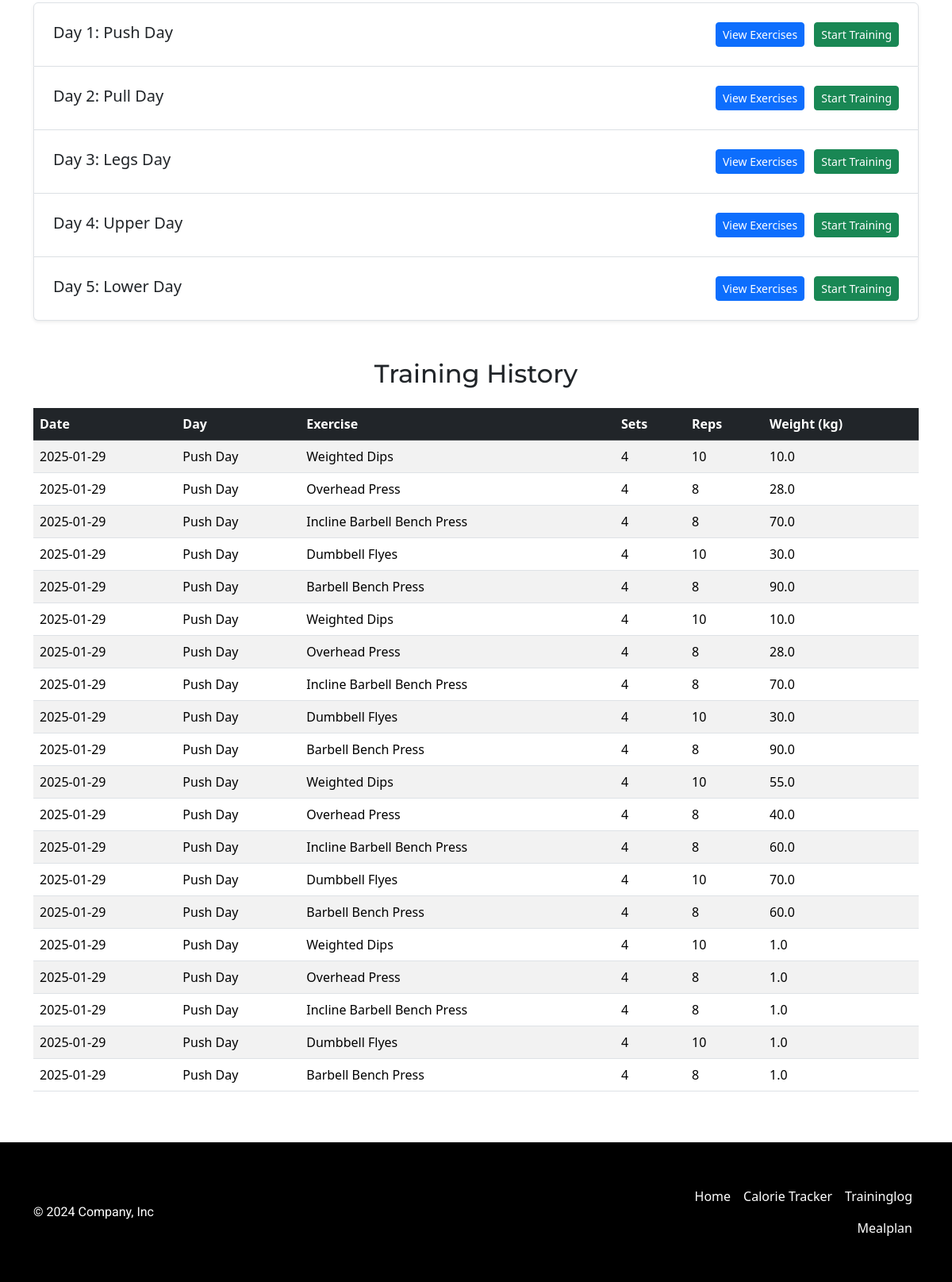
/traininglog (signed in, lower part), run on an earlier commit of the app's database.
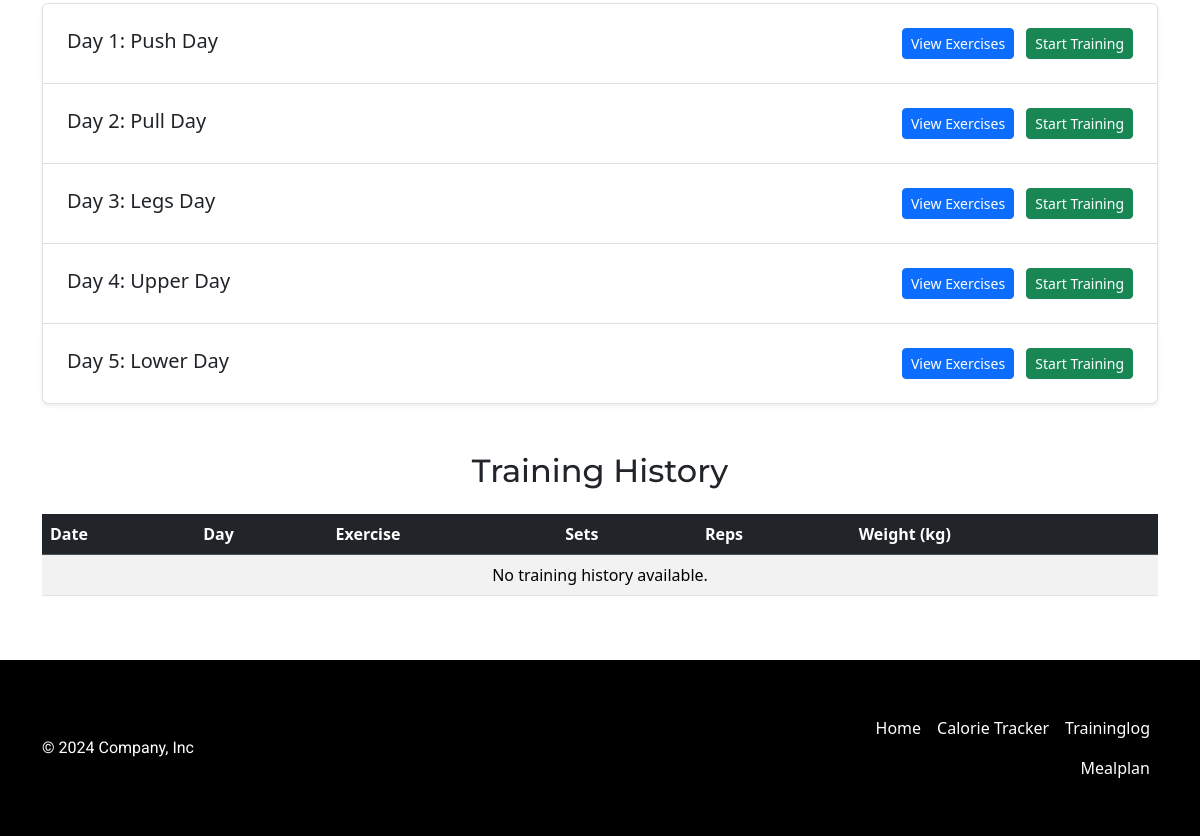
And on a later commit of the database.
### tables this page shows
CREATE TABLE program_days (
id INTEGER PRIMARY KEY AUTOINCREMENT,
program_id INTEGER NOT NULL,
day_number INTEGER NOT NULL, 
day_name TEXT NOT NULL, 
FOREIGN KEY (program_id) REFERENCES training_programs(id) ON DELETE CASCADE
);

CREATE TABLE TrainingLogs (
    id INTEGER PRIMARY KEY AUTOINCREMENT,
    user_id INTEGER NOT NULL,
    date TEXT NOT NULL,
    day_id INTEGER NOT NULL,
    day_name TEXT NOT NULL,
    exercise_name TEXT NOT NULL,
    sets INTEGER NOT NULL,
    reps INTEGER NOT NULL,
    weight REAL NOT NULL,
    FOREIGN KEY (user_id) REFERENCES users(id) ON DELETE CASCADE,
    FOREIGN KEY (day_id) REFERENCES program_days(id) ON DELETE CASCADE
);

### app.py (the view)
@app.route("/traininglog", methods=["GET", "POST"])
@login_required
def traininglog():
    user_id = session["user_id"]
    if request.method == "POST":
        day_id = request.form.get("day_id")
        session["day_id"] = day_id
        return redirect("/trainingsession")
    else:
        user_data = db.execute(
            """
            SELECT training_days, experience_level
            FROM users
            WHERE id = ?
            """,
            user_id
        )
        raw_program_data = db.execute(
            """
            SELECT
                pd.id AS day_id,
                pd.day_number,
                pd.day_name,
                pe.exercise_name,
                pe.sets,
                pe.reps,
                COALESCE(ls.last_weight, pe.weight) AS weight
            FROM
                training_programs tp
            JOIN
                program_days pd ON tp.id = pd.program_id
            JOIN
                program_exercises pe ON pd.id = pe.day_id
            LEFT JOIN LastSession ls
                ON pe.exercise_name = ls.exercise_name
                AND ls.user_id = ?
                AND ls.day_id = pd.id
            WHERE
                tp.days_per_week = ? AND
                tp.experience_level = ?
            ORDER BY
                pd.day_number, pe.exercise_name
            """,
            user_id, user_data[0]["training_days"], user_data[0]["experience_level"]
        )
        program_data = {}
        for row in raw_program_data:
            day_number = row["day_number"]
            if day_number not in program_data:
                program_data[day_number] = {
                    "day_id": row["day_id"],
                    "day_name": row["day_name"],
                    "exercises": []
                }
            program_data[day_number]["exercises"].append({
                "exercise_name": row["exercise_name"],
                "sets": row["sets"],
                "reps": row["reps"],
                "weight": row["weight"]
            })
        training_history = db.execute(
            """
            SELECT date, day_name, exercise_name, sets, reps, weight
            FROM TrainingLogs
            WHERE user_id = ? AND date >= DATE('now', '-7 days')
            ORDER BY DATE(date) DESC, id DESC
            """,
            user_id
        )
        return render_template("traininglog.html", program_data=program_data, training_history=training_history)

### app.py (called while the page is built)
def login_required(f):
    @wraps(f)
    def decorated_function(*args, **kwargs):
        if session.get("user_id") is None:
            return redirect("/login")
        return f(*args, **kwargs)
    return decorated_function

@app.after_request
def after_request(response):
    response.headers["Cache-Control"] = "no-cache, no-store, must-revalidate"
    response.headers["Expires"] = 0
    response.headers["Pragma"] = "no-cache"
    return response

### templates/traininglog.html (shortened to what this page needs)
{% extends "layout.html" %}
{% block main %}
<div class="container my-5">
    <div class="list-group">
        {% for day_number, day_data in program_data.items() %}
        <div class="list-group-item p-4 shadow-sm">
            <div class="d-flex justify-content-between align-items-center">
                <div>
                    <h5 class="mb-1">Day {{ day_number }}: {{ day_data.day_name }}</h5>
                </div>
                <div>
                    <button class="btn btn-primary btn-sm text-white me-2" type="button" data-bs-toggle="collapse" data-bs-target="#day-{{ day_number }}">
                        View Exercises
                    </button>
                    <form action="/traininglog" method="POST" class="d-inline">
                        <button type="submit" class="btn btn-sm btn-success">Start Training</button>
                    </form>
                </div>
            </div>
        </div>
        {% endfor %}
    </div>
</div>
<div class="container my-5">
    <h2 class="text-center mb-4">Training History</h2>
    <div class="table-responsive">
        <table class="table table-striped">
            <thead class="table-dark">
                <tr>
                    <th>Date</th>
                    <th>Day</th>
                    <th>Exercise</th>
                    <th>Sets</th>
                    <th>Reps</th>
                    <th>Weight (kg)</th>
                </tr>
            </thead>
            <tbody>
                {% if training_history %}
                    {% for log in training_history %}
                    <tr>
                        <td>{{ log.date }}</td>
                        <td>{{ log.day_name }}</td>
                        <td>{{ log.exercise_name }}</td>
                        <td>{{ log.sets }}</td>
                        <td>{{ log.reps }}</td>
                        <td>{{ log.weight }}</td>
                    </tr>
                    {% endfor %}
                {% else %}
                    <tr>
                        <td colspan="6" class="text-center">No training history available.</td>
                    </tr>
                {% endif %}
            </tbody>
        </table>
    </div>
</div>
{% endblock %}

### templates/layout.html (shortened to what this page needs)
<!DOCTYPE html>
<html lang="en">
<head>
    <link href="https://cdn.jsdelivr.net/npm/bootstrap@5.3.3/dist/css/bootstrap.min.css" rel="stylesheet">
    <link href="/static/styles.css" rel="stylesheet">
    <link href="https://cdn.jsdelivr.net/npm/bootstrap-icons/font/bootstrap-icons.css" rel="stylesheet">
</head>
<body class="d-flex flex-column min-vh-100">
    <main class="flex-grow-1">
        {% block main %}{% endblock %}
    </main>
    <footer class="bg-black text-white py-5 mt-auto">
        <div class="container">
            <div class="d-flex flex-wrap justify-content-between align-items-center">
                <p class="col-md-4 mb-0">© 2024 Company, Inc</p>
                <a href="/" class="col-md-4 d-flex align-items-center justify-content-center mb-3 mb-md-0 me-md-auto text-decoration-none">
                    <svg class="bi me-2" width="40" height="32"><use xlink:href="#bootstrap"></use></svg>
                </a>
                {% if session["user_id"] %}
                <ul class="nav col-md-4 justify-content-end">
                    <li class="nav-item"><a href="/" class="nav-link px-2 text-white">Home</a></li>
                    <li class="nav-item"><a href="/calorietracker" class="nav-link px-2 text-white">Calorie Tracker</a></li>
                    <li class="nav-item"><a href="/traininglog" class="nav-link px-2 text-white">Traininglog</a></li>
                    <li class="nav-item"><a href="/mealplan" class="nav-link px-2 text-white">Mealplan</a></li>
                </ul>
                {% endif %}
            </div>
        </div>
    </footer>
</body>
</html>

### static/styles.css (style rules this page uses)
h1, h2, h3 { font-family: 'Montserrat', sans-serif !important; }
p { font-family: 'Roboto', sans-serif !important; }

What changed in the data, as far as the page shows it:
removed TrainingLogs: date "2025-01-29", day_name "Push Day", exercise_name "Weighted Dips", sets "4", reps "10", weight "10.0"
removed TrainingLogs: date "2025-01-29", day_name "Push Day", exercise_name "Overhead Press", sets "4", reps "8", weight "28.0"
removed TrainingLogs: date "2025-01-29", day_name "Push Day", exercise_name "Incline Barbell Bench Press", sets "4", reps "8", weight "70.0"
removed TrainingLogs: date "2025-01-29", day_name "Push Day", exercise_name "Dumbbell Flyes", sets "4", reps "10", weight "30.0"
removed TrainingLogs: date "2025-01-29", day_name "Push Day", exercise_name "Barbell Bench Press", sets "4", reps "8", weight "90.0"
removed TrainingLogs: date "2025-01-29", day_name "Push Day", exercise_name "Weighted Dips", sets "4", reps "10", weight "10.0"
removed TrainingLogs: date "2025-01-29", day_name "Push Day", exercise_name "Overhead Press", sets "4", reps "8", weight "28.0"
removed TrainingLogs: date "2025-01-29", day_name "Push Day", exercise_name "Incline Barbell Bench Press", sets "4", reps "8", weight "70.0"
removed TrainingLogs: date "2025-01-29", day_name "Push Day", exercise_name "Dumbbell Flyes", sets "4", reps "10", weight "30.0"
removed TrainingLogs: date "2025-01-29", day_name "Push Day", exercise_name "Barbell Bench Press", sets "4", reps "8", weight "90.0"
removed TrainingLogs: date "2025-01-29", day_name "Push Day", exercise_name "Weighted Dips", sets "4", reps "10", weight "55.0"
removed TrainingLogs: date "2025-01-29", day_name "Push Day", exercise_name "Overhead Press", sets "4", reps "8", weight "40.0"
removed TrainingLogs: date "2025-01-29", day_name "Push Day", exercise_name "Incline Barbell Bench Press", sets "4", reps "8", weight "60.0"
removed TrainingLogs: date "2025-01-29", day_name "Push Day", exercise_name "Dumbbell Flyes", sets "4", reps "10", weight "70.0"
removed TrainingLogs: date "2025-01-29", day_name "Push Day", exercise_name "Barbell Bench Press", sets "4", reps "8", weight "60.0"
removed TrainingLogs: date "2025-01-29", day_name "Push Day", exercise_name "Weighted Dips", sets "4", reps "10", weight "1.0"
removed TrainingLogs: date "2025-01-29", day_name "Push Day", exercise_name "Overhead Press", sets "4", reps "8", weight "1.0"
removed TrainingLogs: date "2025-01-29", day_name "Push Day", exercise_name "Incline Barbell Bench Press", sets "4", reps "8", weight "1.0"
removed TrainingLogs: date "2025-01-29", day_name "Push Day", exercise_name "Dumbbell Flyes", sets "4", reps "10", weight "1.0"
removed TrainingLogs: date "2025-01-29", day_name "Push Day", exercise_name "Barbell Bench Press", sets "4", reps "8", weight "1.0"
Also different on the page:
text now shown: "No training history available."
